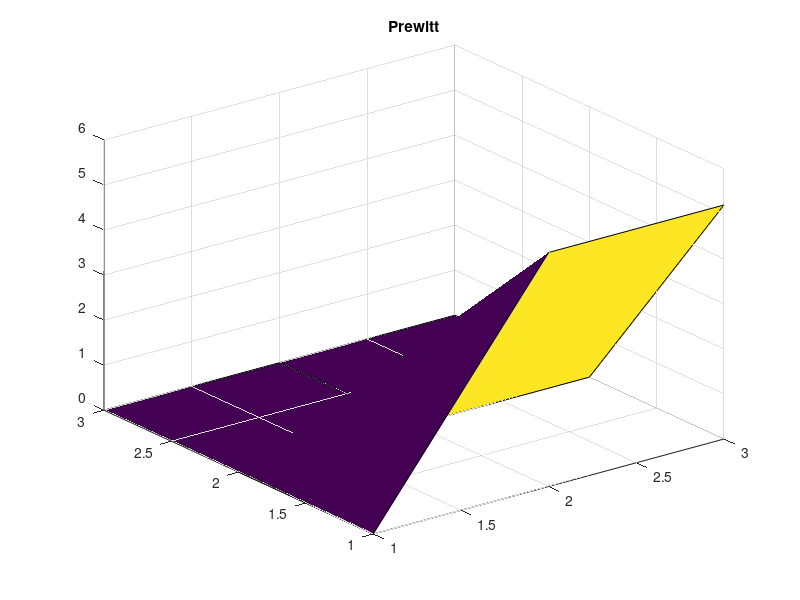
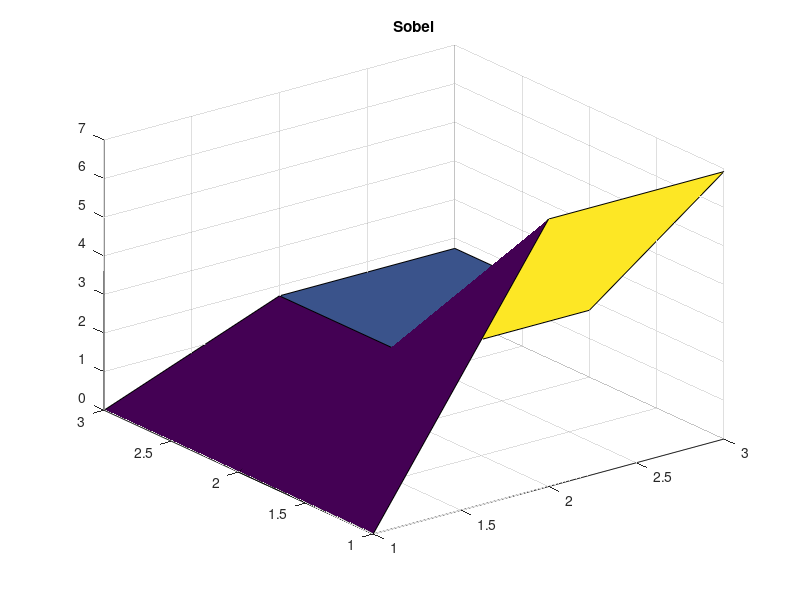
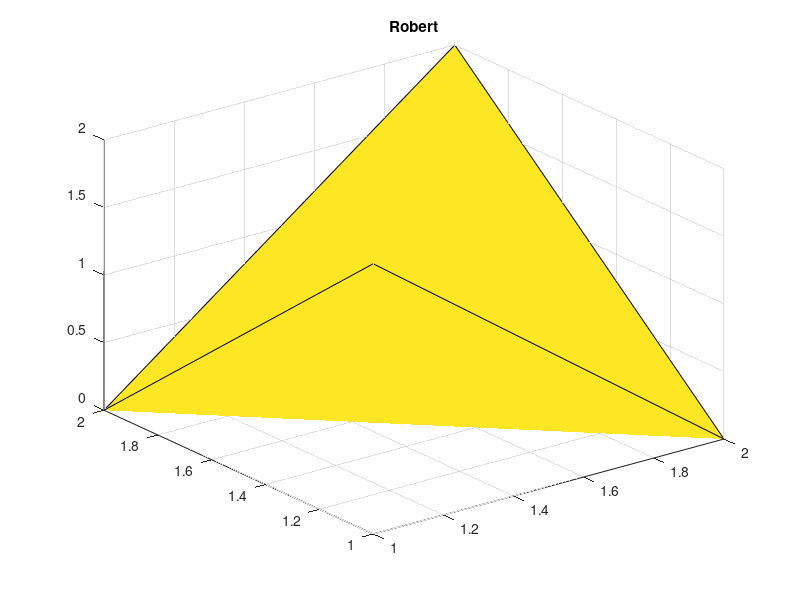

Here is the MATLAB script that generated these plots, in order:
clear;
close all;

h_prewitt_x = [-1 0 1;
               -1 0 1;
               -1 0 1];
           
h_sobel = [-1 0 1;
           -2 0 2;
           -1 0 1];

h_robert = [-1 0;
            0 -1];

H_prewitt = abs(fft2(h_prewitt_x));
H_sobel = abs(fft2(h_sobel));
H_robert = abs(fft2(h_robert));

figure, surf(H_prewitt), title('Prewitt');
figure, surf(H_sobel), title('Sobel');
figure, surf(H_robert), title('Robert');